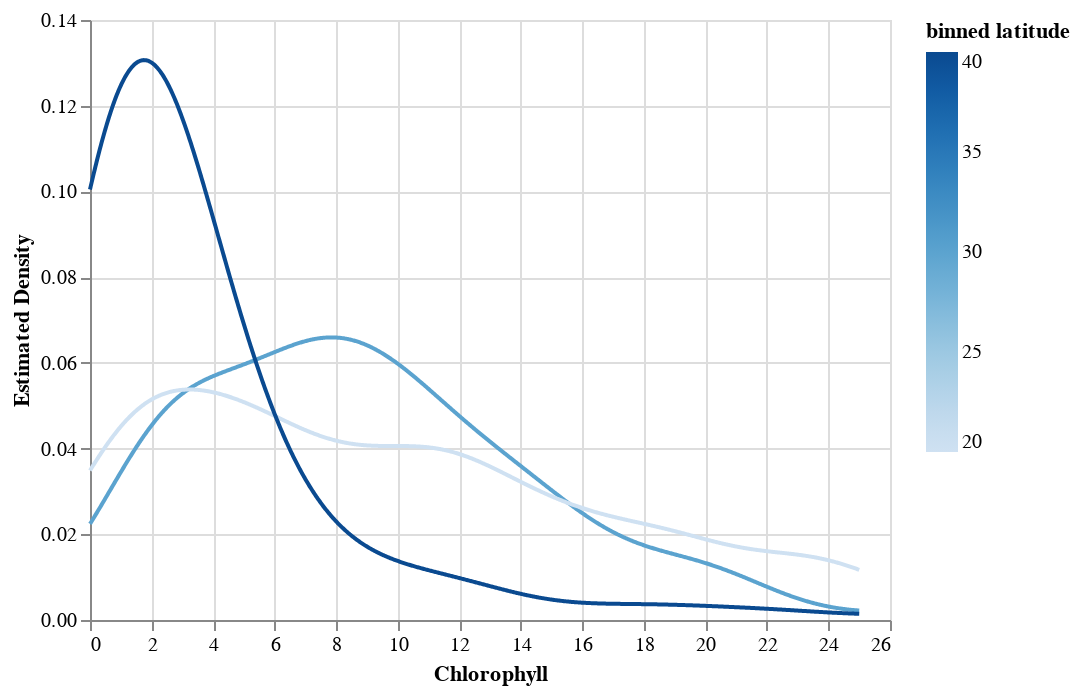

Notebook code for this chart:
### Code cell
# one way to look at geographic variation -- more skewness at lower latitudes suggests higher productivity there
alt.Chart(ncca).transform_bin(
    as_ = 'binned latitude',
    field = 'lat',
    bin = alt.Bin(maxbins = 3)
).transform_density(
    density = 'chla', 
    as_ = ['Chlorophyll', 'Estimated Density'], 
    groupby = ['binned latitude'],
    bandwidth = 2, 
    extent = [0, 25],
    steps = 1000 
).mark_line().encode(
    x = 'Chlorophyll:Q',
    y = 'Estimated Density:Q',
    color = 'binned latitude:Q'
)

### Figure 1 — Vega-Lite specification as saved in the notebook (floating-point values rounded to 4 significant figures; data arrays with more than 128 entries replaced by an {"elided": "..."} marker saying what was removed)
{"config": {"view": {"continuousWidth": 400, "continuousHeight": 300}}, "data": {"name": "data-3e8250eb0b21998987445917afe856a9"}, "mark": "line", "encoding": {"color": {"type": "quantitative", "field": "binned latitude"}, "x": {"type": "quantitative", "field": "Chlorophyll"}, "y": {"type": "quantitative", "field": "Estimated Density"}}, "transform": [{"bin": {"maxbins": 3}, "field": "lat", "as": "binned latitude"}, {"density": "chla", "bandwidth": 2, "extent": [0, 25], "groupby": ["binned latitude"], "steps": 1000, "as": ["Chlorophyll", "Estimated Density"]}], "$schema": "https://vega.github.io/schema/vega-lite/v4.8.1.json", "datasets": {"data-3e8250eb0b21998987445917afe856a9": {"elided": "1092 records"}}}
